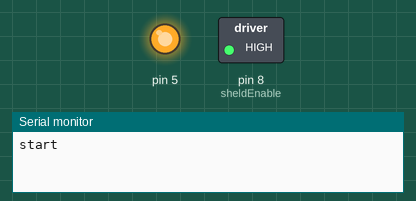
Simulated run of this program. Board: Arduino Mega 2560, built with avr-gcc and run on an emulated ATmega2560. Shown: switched loads named in the program (green lamp = pin HIGH), output pins drawn as LEDs (lit = HIGH), the last lines printed to the serial monitor. Pins used as bus, display or sensor lines are not drawn.

Above: at 0.1 s.
At 2.2 s:
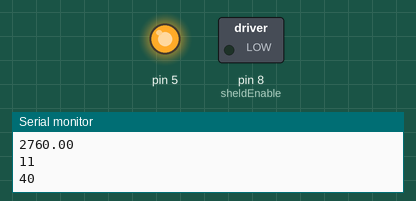
Timing chart, 0 to 3.7 s (numbered marks = the images above):
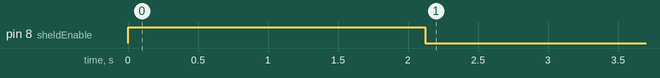

The program:

main.cpp
```cpp
/*
===========================
+++	28.11.2022 		  	+++
+++ SciTech    			  +++
+++ N.TeCh     			  +++
+++ Michał Świderski 	+++
===========================
*/
#include <Arduino.h>
// #include <TimerOne.h>

#include "StepmotST.h"
// #include "C:\Dropbox\Projekty\Prowadzenie_teleskopu\pt\StepmotST\StepmotST.h"

StepmotST motorx(200 * 16, 2, 5);

//+++ pin enable +++
const int sheldEnable = 8;

//+++ gear +++
// double gx = 822.0 / 20;
double gx = 1.0 * 1;

//+++ time variables +++
unsigned long previousMillis = 0, dt = 0, interval = 1000;
volatile unsigned long t0, ts, tk;
volatile int n = 0;

void fun(void)
{
  // n++;
  motorx.oneStep();
  // if (n == 3205)
  // {
  //   tk = micros();
  //   t0 = ts;
  //   ts = tk;
  //   n = 0;
  // }
}

//===================================================
void setup()
{
  Serial.begin(9600);
  Serial.println("start");

  //+++ actiwate motor +++
  //++++++++++++++++++++++
  pinMode(sheldEnable, OUTPUT);
  digitalWrite(sheldEnable, HIGH);

  //+++ initialize motors +++
  //+++++++++++++++++++++++++
  motorx.setGear(gx);
  // motorx.setSpeedInterrupt(1000);
  // motorx.setTime360Interrupt(0.1);
  // erial.println(motorx.step_to_angle,10);
  motorx.testSpeed();
  Serial.println(motorx.step_real_interval);
  Serial.println(motorx.step_min_interval);
  digitalWrite(sheldEnable, LOW);
  motorx.setTime360(1);
  motorx.setTime360Delay(0.2);
  ts = micros();
  // Timer1.initialize(motorx.step_interval);
  // Timer1.attachInterrupt(fun);
  // Timer1.attachInterrupt(&motorx.oneStep(1));
}

//===================================================
int krokx = 3200;
int i = 1;
//===================================================
void loop()
{
  delay(2000);
  for (int i = 0; i < 40; i++)
  {
    motorx.makeAngleDelay(deg2arc(360));
  }

  // Timer1.initialize(motorx.step_interval);
  // motorx.setTime360Delay(0.1);
  //  motorx.setTime360Interrupt(1);
  //  t0 = micros();
  // motorx.makeAngleDelay(2*M_PI*10);
  //  dt = micros() - t0;
  //  Serial.println(dt-1e6);
  //  motorx.makeStepsInterrupt(krokx);
  //  digitalWrite(3, LOW);
  //  delay(1);
  //  digitalWrite(3, HIGH);
  //  motorx.testSpeed();
  //  Serial.println(motorx.step_interval_delay);
  //  Serial.println(motorx.step_real_interval);
  //  Serial.println(motorx.step_min_interval);
  //  Serial.println("kroki");
  //  //Serial.println(tk - t0- 1e6);
  //  i++;
}
```
